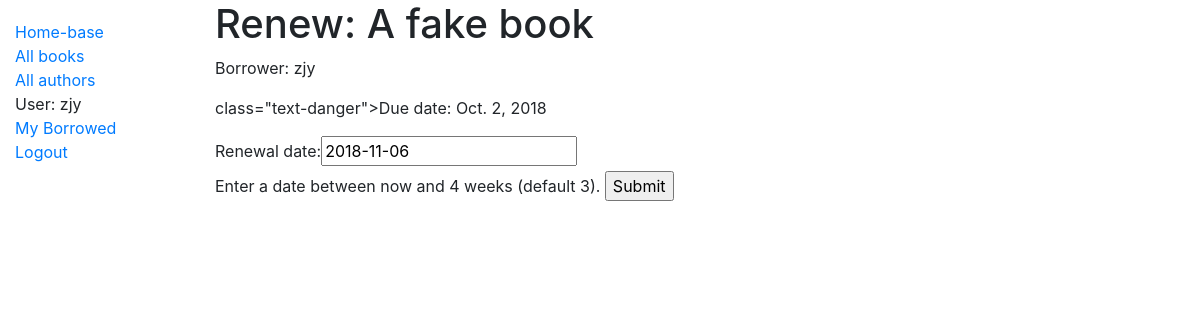
Page /catalog/book/be163b18-1795-4b6f-84f4-3f9a77132a1b/renew/ (signed in) on the committed database.
### catalog/models.py (models this page shows, shortened)
class BookInstance(models.Model):
    id = models.UUIDField(primary_key=True, default=uuid.uuid4, help_text="Unique ID for this particular book across whole library")
    book = models.ForeignKey('Book', on_delete=models.SET_NULL, null=True)
    imprint = models.CharField(max_length=200)
    due_back = models.DateField(null=True, blank=True)
    borrower = models.ForeignKey(User, on_delete=models.SET_NULL, null=True, blank=True)
    LOAN_STATUS = (
        ('m', 'Maintenance'),
        ('o', 'On loan'),
        ('a', 'Available'),
        ('r', 'Reserved'),
    )
    status = models.CharField(max_length=1, choices=LOAN_STATUS, blank=True, default='m', help_text='Book availability')
    @property
    def is_overdue(self):
        if self.due_back and date.today() > self.due_back:
            return True
        return False
    class Meta:
        ordering = ["due_back"]
        permissions = (("can_mark_returned", "Set book as returned"),)

class Book(models.Model):
    title = models.CharField(max_length=200)
    author = models.ForeignKey('Author', on_delete=models.SET_NULL, null=True)
    summary = models.TextField(max_length=1000, help_text='Enter a brief description of the book')
    isbn = models.CharField('ISBN',max_length=13, help_text='13 Character <a href="https://www.isbn-international.org/content/what-isbn">ISBN number</a>')
    genre = models.ManyToManyField(Genre, help_text='Select a genre for this book')
    def display_genre(self):
        """Create a string for the Genre. This is required to display genre in Admin."""
        return ', '.join(genre.name for genre in self.genre.all()[:3])
    display_genre.short_description = 'Genre'

### catalog/views.py (the view)
# urls.py: path('book/<uuid:pk>/renew/', views.renew_book_librarian, name='renew-book-librarian'),
@permission_required('catalog.can_mark_returned')
def renew_book_librarian(request, pk):
    book_instance = get_object_or_404(BookInstance, pk=pk)
    if request.method == 'POST':
        book_renewal_form = RenewBookForm(request.POST)
        if book_renewal_form.is_valid():
            book_instance.due_back = book_renewal_form.cleaned_data['renewal_date']
            book_instance.save()
            return HttpResponseRedirect('/catalog/')
    else:
        proposed_renewal_date = datetime.date.today() + datetime.timedelta(weeks=3)
        book_renewal_form = RenewBookForm(initial={'renewal_date': proposed_renewal_date})
    context = {
        'form': book_renewal_form,
        'book_instance': book_instance,
    }
    return render(request, 'catalog/book_renew_librarian.html', context)

### catalog/forms.py (shortened to what this page needs)
class RenewBookForm(forms.Form):
    renewal_date = forms.DateField(help_text="Enter a date between now and 4 weeks (default 3).")

### catalog/templates/catalog/book_renew_librarian.html (shortened to what this page needs)
{% extends "base_generic.html" %}
{% block content %}
  <h1>Renew: {{ book_instance.book.title }}</h1>
  <p>Borrower: {{ book_instance.borrower }}</p>
  <p>{% if book_instance.is_overdue %} class="text-danger"{% endif %}>Due date: {{ book_instance.due_back }}</p>
  <form action="" method="post">
    {{ form.as_table }}
    <input type="submit" value="Submit">
  </form>
{% endblock %}

### catalog/templates/base_generic.html (shortened to what this page needs)
<!DOCTYPE html>
<html lang="en">
<head>
  <link rel="stylesheet" href="https://stackpath.bootstrapcdn.com/bootstrap/4.1.3/css/bootstrap.min.css">
  {% load static %}
  <link rel="stylesheet" href="{% static 'css/styles.css' %}">
</head>
<body>
  <div class="container-fluid">
    <div class="row">
      <div class="col-sm-2">
      {% block sidebar %}
        <ul class="sidebar-nav">
          <li><a href="{% url 'index' %}">Home-base</a></li>
          <li><a href="{% url 'books' %}">All books</a></li>
          <li><a href="">All authors</a></li>
          {% if user.is_authenticated %}
          <li>User: {{user.get_username}}</li>
          <li><a href="{% url 'my-borrowed' %}">My Borrowed</a></li>
          <li><a href="{% url 'logout'%}?next={{request.path}}">Logout</a></li>
          {% else %}
          <li><a href="{% url 'login'%}?next={{request.path}}">Login</a></li>
          {% endif %}
        </ul>
     {% endblock %}
      </div>
      <div class="col-sm-10 ">{% block content %}{% endblock %}</div>
    </div>
  </div>
</body>
</html>

### catalog/static/css/styles.css (style rules this page uses)
.sidebar-nav { margin-top: 20px; padding: 0; list-style: none; }

### rows in the picture
BookInstance: book "A fake book", borrower "zjy", due_back "Oct. 2, 2018"

### other values in the picture
{{ user.get_username }} "zjy"
